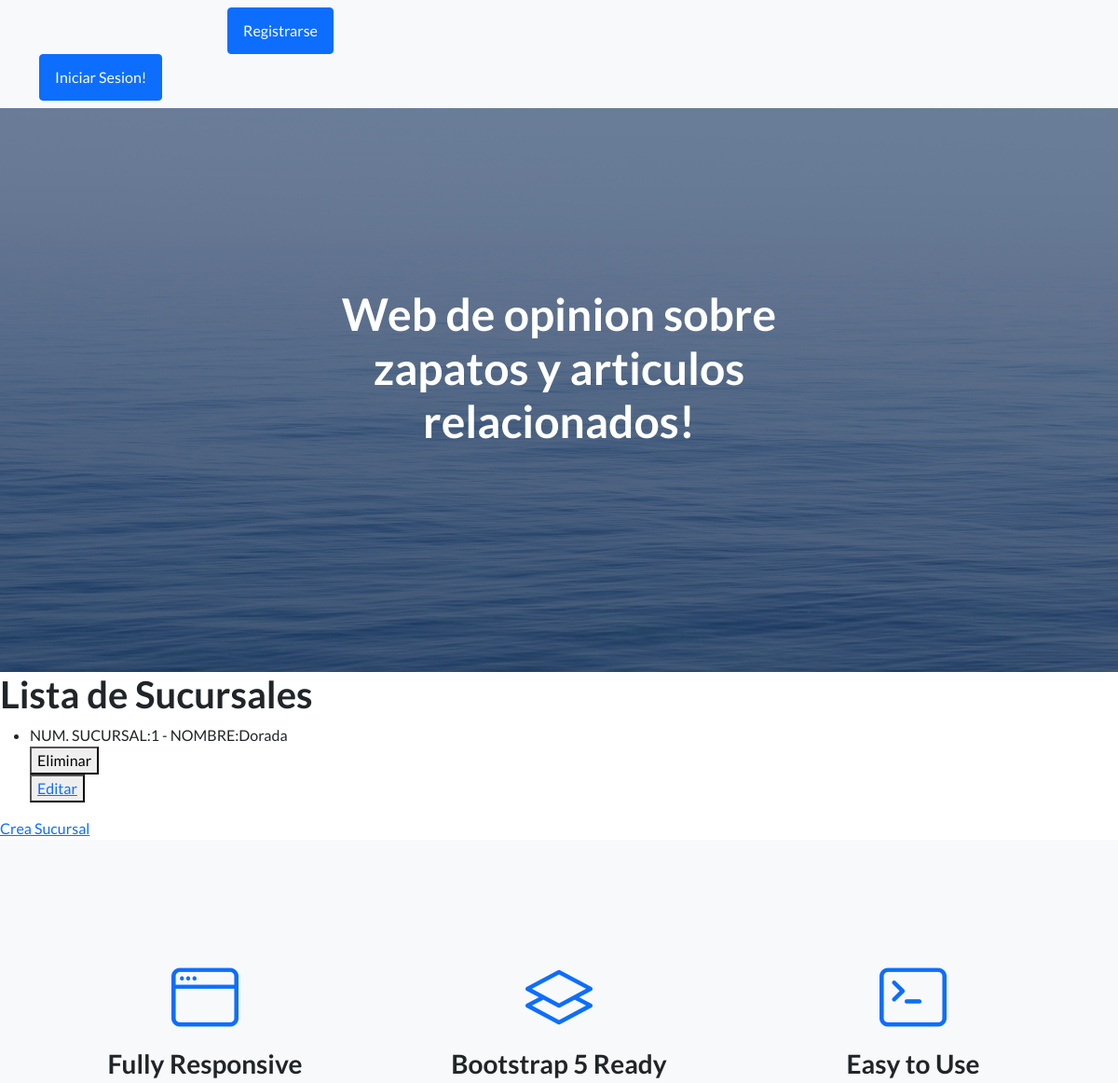
The app's page /app-zap/listaSucursales/ (upper part), older data.
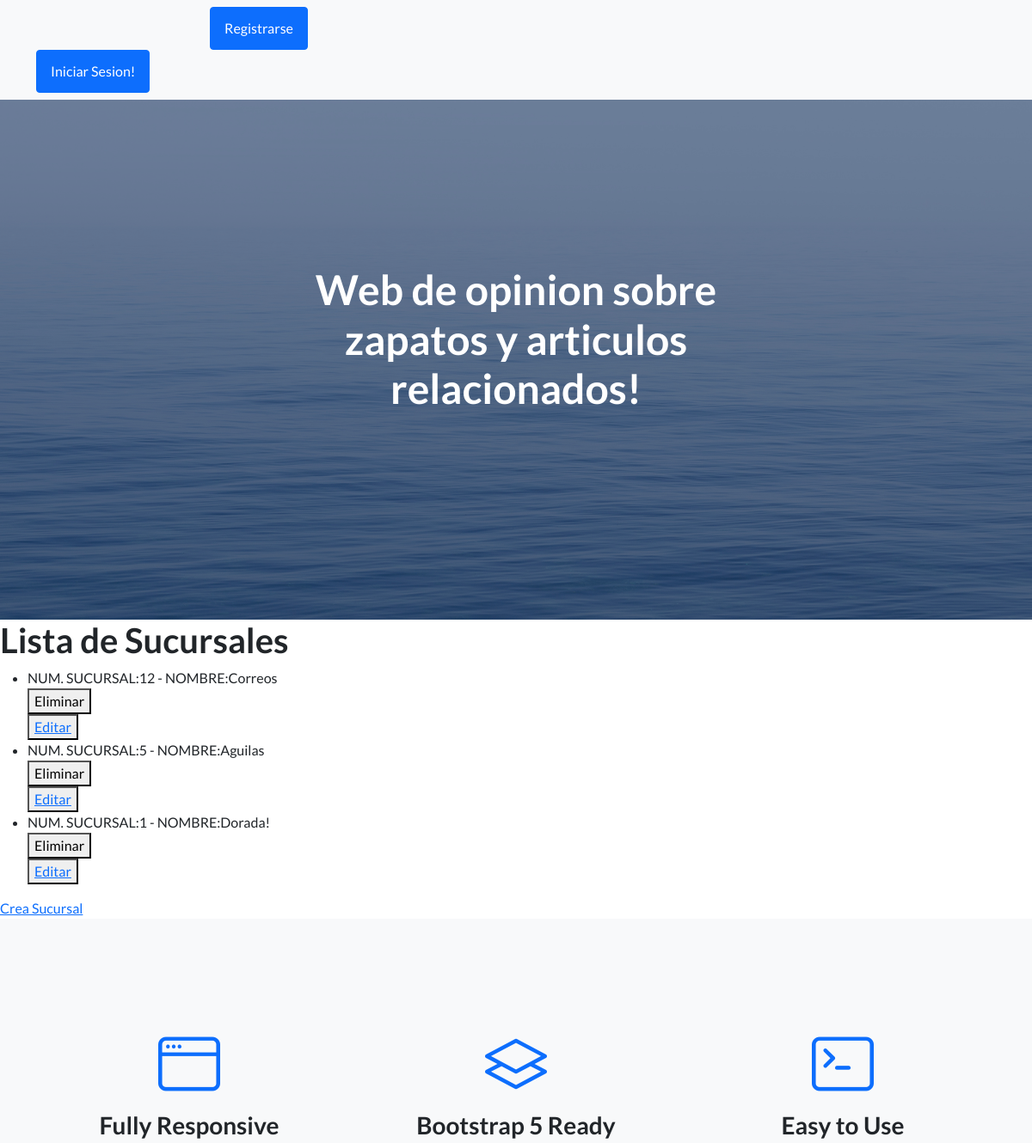
The same page, newer data.
### App_zap/models.py (models this page shows)
class Sucursales(models.Model):
    num_Sucursal = models.IntegerField()
    nombre_sucursal = models.CharField(max_length=50)
    direccion = models.CharField(max_length=50)
    def __str__(self):
        return f'NUM. SUCURSAL:{self.num_Sucursal} - NOMBRE:{self.nombre_sucursal}'

### App_zap/views.py (the view)
# urls.py: path('listaSucursales/',listaSucursales, name="listaSucursales"),
def listaSucursales(request):
    sucursales = Sucursales.objects.all()
    contexto = {"sucursales": sucursales}
    return render(request, "leerSucursales.html", contexto)

### App_zap/templates/leerSucursales.html
{% extends 'padre.html' %}
{% load static %}
{% block bloqueQueCambia %}
<h1>Lista de Sucursales</h1>
<ul>
    {% for sucursal in sucursales %}
        <li>{{sucursal}}</li>
        <div>
            <form action="{% url 'eliminarSucursal' sucursal.id %}" method="POST">{% csrf_token %}
                <button type="submit">Eliminar</button>
            </form>
            <button>
                <a href="{% url 'editarSucursal' sucursal.id %}">Editar</a>
            </button>
        </div>
    {% endfor %}
</ul>
<a href="{% url 'creaSucursal' %}"> Crea Sucursal </a>
{% endblock bloqueQueCambia %}

Row changes from the older to the newer data that the page shows:
removed Sucursales: num_Sucursal+nombre_sucursal "NUM. SUCURSAL:1 - NOMBRE:Dorada"
added Sucursales: num_Sucursal+nombre_sucursal "NUM. SUCURSAL:12 - NOMBRE:Correos"
added Sucursales: num_Sucursal+nombre_sucursal "NUM. SUCURSAL:5 - NOMBRE:Aguilas"
added Sucursales: num_Sucursal+nombre_sucursal "NUM. SUCURSAL:1 - NOMBRE:Dorada!"
